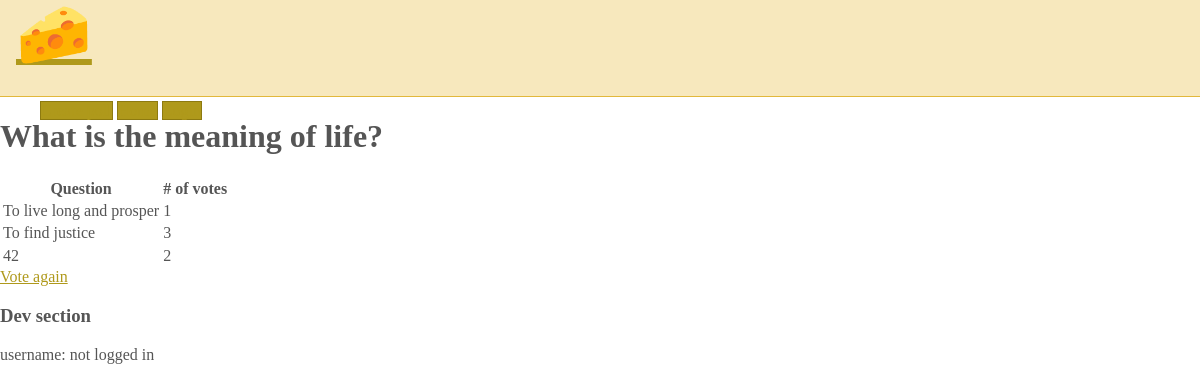
The app's page /2/results/ with its own data.
### polls/models.py (models this page shows, shortened)
class Question(models.Model):
	question_text = models.CharField(max_length=200)
	pub_date = models.DateTimeField('date published')
	owner = models.ForeignKey(User, on_delete=models.CASCADE)

class Choice(models.Model):
	question = models.ForeignKey(Question, on_delete=models.CASCADE)
	choice_text = models.CharField(max_length=200)
	votes = models.IntegerField(default=0)

### polls/views.py (the view)
# urls.py: path('<int:question_id>/results/', views.results, name='results'),
def results(request, question_id):
	question = get_object_or_404(Question, pk=question_id)
	return render(request, 'polls/results.html', {'question': question})

### polls/templates/polls/results.html
{% extends 'base.html' %}
{% block content %}
<h1>{{ question.question_text }}</h1>
{% if question.choice_set.count > 0 %}
<table>
    <thead>
        <tr>
            <th>Question</th>
            <th># of votes</th>
        </tr>
    </thead>
    <tbody>
    {% for choice in question.choice_set.all %}
        <tr>
            <td>{{ choice.choice_text }}</td><td>{{ choice.votes }}</td>
        </tr>
    {% endfor %}
    </tbody>
</table>
{% else %}
<p>No choices for this question</p>
{% endif %}
<a href="{% url 'polls:detail' question.id %}">Vote again</a>
{% endblock %}

### polls/static/polls/style.css (style rules this page uses)
body { color: #555; }
a { color: #af991b; }

### records on screen
Question: question_text "What is the meaning of life?"
Choice: choice_text "To live long and prosper", votes "1"
Choice: choice_text "To find justice", votes "3"
Choice: choice_text "42", votes "2"

### other values on screen
{{ user.username|default:'not logged in' }} "not logged in"
